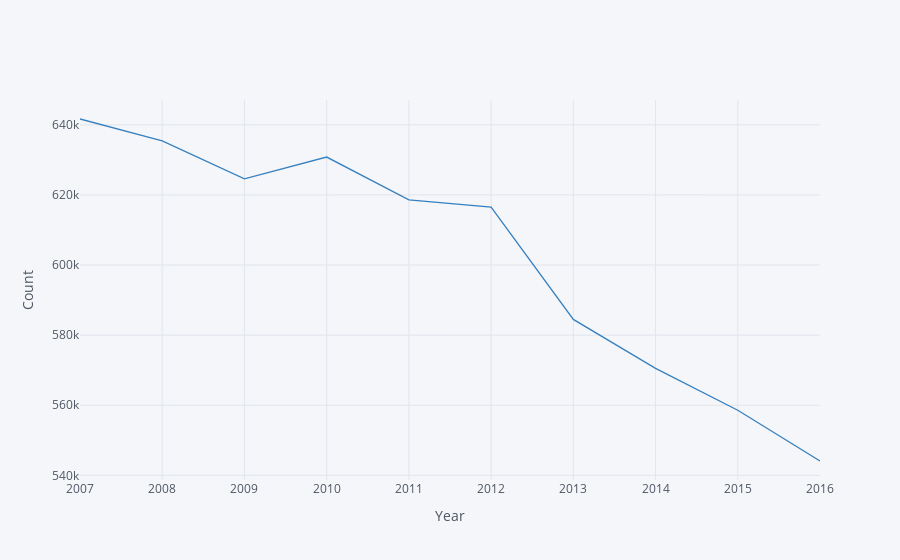

This figure's notebook cell:
### Code cell
#Create a interactive plot to show the change in Total Homeless from 2007 to 2016.
yeartotal.iplot(x='Year',y='Count',xTitle='Year',yTitle='Count', color='blue')

### Figure 1 — Plotly figure (JSON) as saved in the notebook; plotly's stock layout.template omitted (floating-point values rounded to 4 significant figures)
{"data": [{"line": {"color": "rgba(55, 128, 191, 1.0)", "dash": "solid", "shape": "linear", "width": 1.3}, "mode": "lines", "name": "Count", "text": "", "type": "scatter", "x": [2007, 2008, 2009, 2010, 2011, 2012, 2013, 2014, 2015, 2016], "y": [641665, 635445, 624598, 630806, 618611, 616556, 584483, 570514, 558573, 544084]}], "layout": {"legend": {"bgcolor": "#F5F6F9", "font": {"color": "#4D5663"}}, "paper_bgcolor": "#F5F6F9", "plot_bgcolor": "#F5F6F9", "title": {"font": {"color": "#4D5663"}}, "xaxis": {"gridcolor": "#E1E5ED", "showgrid": true, "tickfont": {"color": "#4D5663"}, "title": {"font": {"color": "#4D5663"}, "text": "Year"}, "zerolinecolor": "#E1E5ED"}, "yaxis": {"gridcolor": "#E1E5ED", "showgrid": true, "tickfont": {"color": "#4D5663"}, "title": {"font": {"color": "#4D5663"}, "text": "Count"}, "zerolinecolor": "#E1E5ED"}}}
